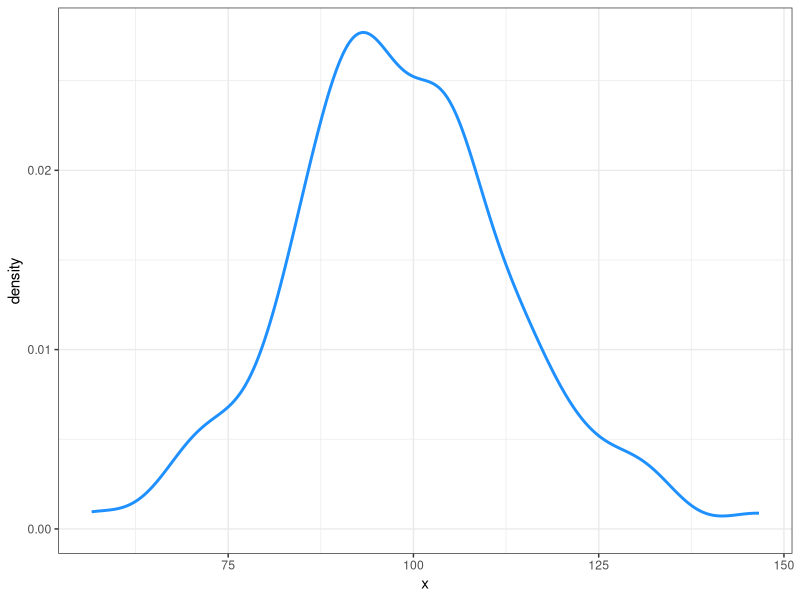

This figure's R source:
## ---- chunk 1

library(ggplot2)

a <- data.frame(x = rnorm(100, 100, 15))

ggplot(a, aes(x)) + 
  stat_density(geom="line", size=1, color="dodgerblue") +
  theme_bw()

